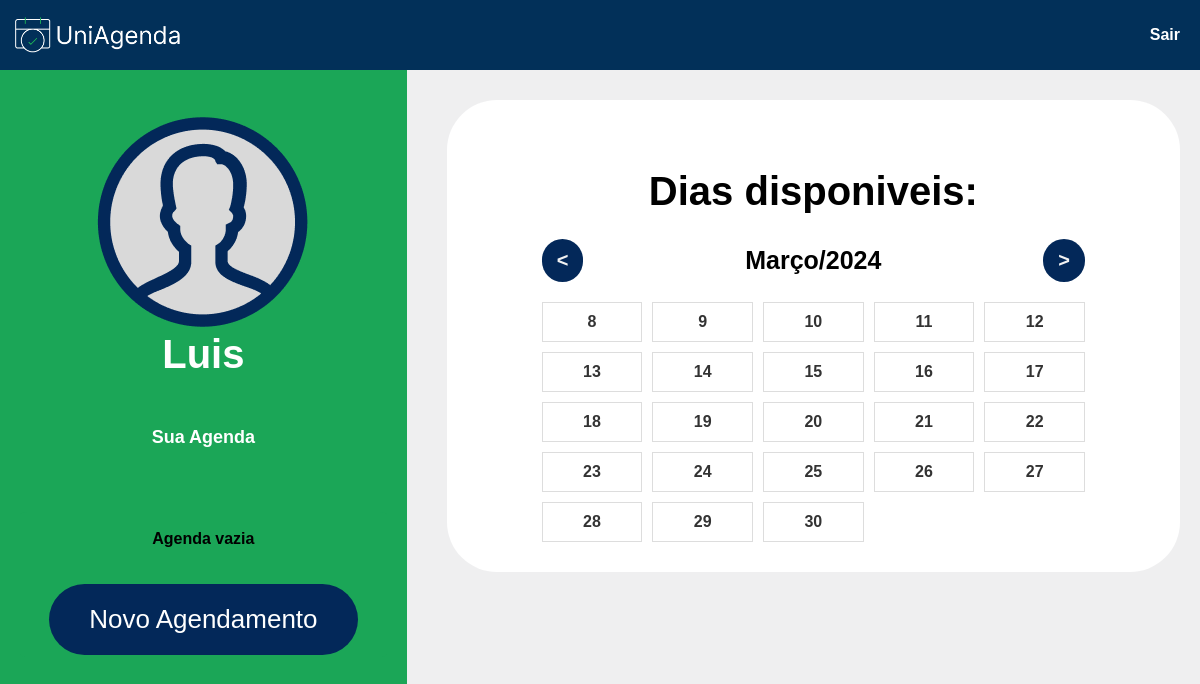
Page / (signed in) on the earlier database version.
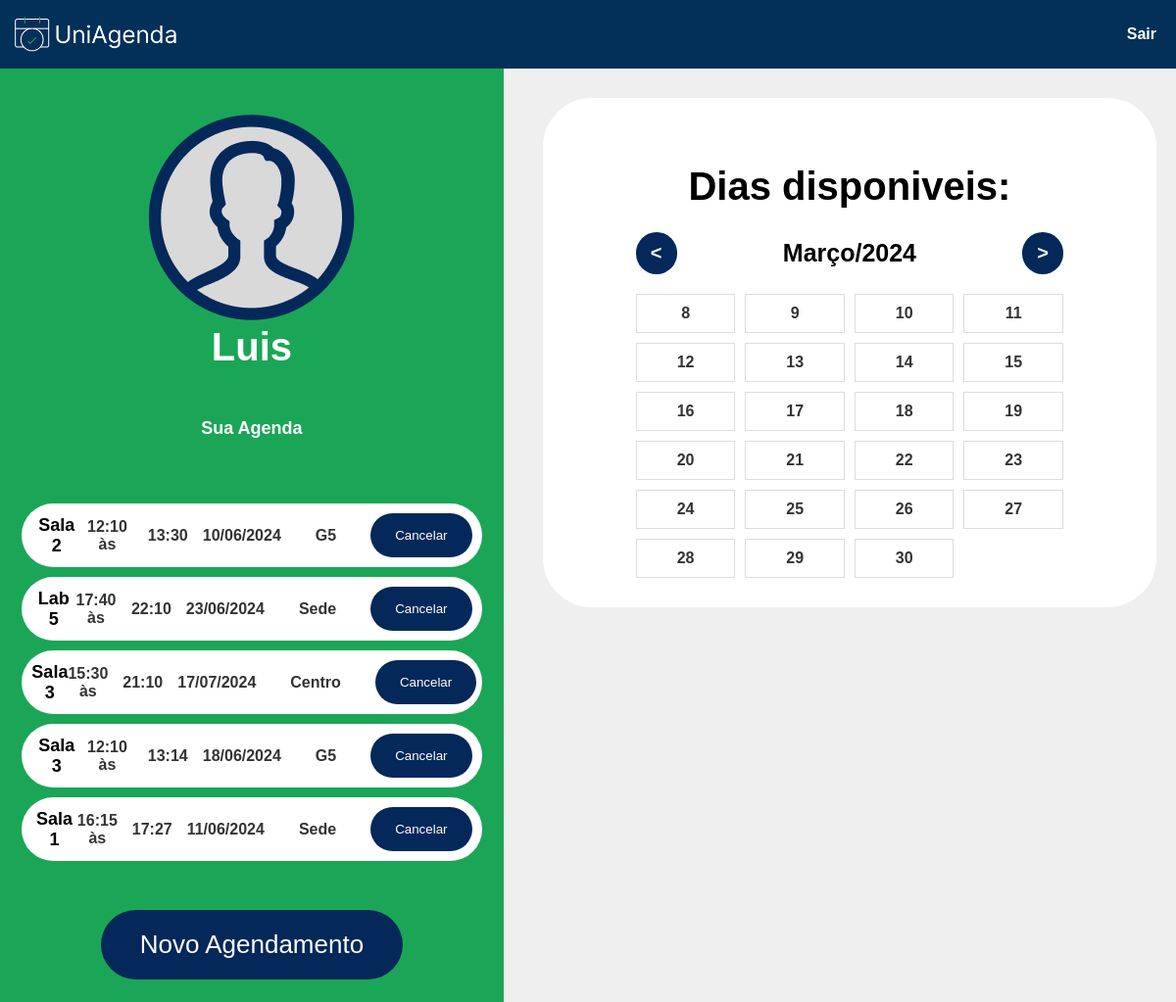
Same page on the later database version.
### UniAgendaPasta/models.py (models this page shows, shortened)
class User(db.Model):
    id = db.Column(db.Integer, primary_key=True)
    nome = db.Column(db.String(100), nullable=False)
    email = db.Column(db.String(100), nullable=False, unique=True)
    senha = db.Column(db.String(100), nullable=False)
    agendamentos = db.relationship('Agendamento', backref='autor', lazy=True)

class Agendamento(db.Model):
    id = db.Column(db.Integer, primary_key=True)
    data = db.Column(db.Date, nullable=False)
    hora_inicio = db.Column(db.DateTime, nullable=False)
    hora_fim = db.Column(db.DateTime, nullable=False)
    predio = db.Column(db.String(100), nullable=False)
    laboratorio = db.Column(db.String(100), nullable=False)
    id_usuario = db.Column(db.Integer, db.ForeignKey('user.id'), nullable=False)

### UniAgendaPasta/routes.py (the view)
@app.route('/')
def homePage():
    if 'email' in session:
        try:
            email_usuario = session['email']
            user = User.query.filter_by(email=email_usuario).first()
            if user:
                agendamentos = buscar_agendamentos_usuario(user.id)
            else:
                agendamentos = []
            return render_template('home2.html', session=user.nome, labs=labslista, predios=predioslista, agendamentos=agendamentos)
        except Exception as e:
            print(e)
            return render_template('home2.html', session=session['nome'], labs=labslista, predios=predioslista, agendamentos=[])
    else:
        return redirect('/login')

### UniAgendaPasta/routes.py (called while the page is built)
def buscar_agendamentos_usuario(usuario_id):
    try:
        agendamentos = Agendamento.query.filter_by(id_usuario=usuario_id).all()
        return agendamentos
    except Exception as e:
        print(e)
        return []

### UniAgendaPasta/templates/home2.html (shortened to what this page needs)
<!DOCTYPE html>
<html lang="pt-BR">
<head>
  <link rel="stylesheet" href="/static/css/home2.css">
</head>
<body>
  <header>
    <img style="height: 50px; padding-left: 10px;" src="/static/Group1.png" alt="logo">
    <a class="logout-btn" style="text-decoration: none;" href="/logout">Sair</a>
  </header>
  <main style="display: flex; justify-content: flex-start;">
    <section class="user-info">
      <div class="user-box">
        <img src="/static/userfotopadrao.png" alt="fotousuario">
        <h2 class="username">{{ session.capitalize() }}</h2>
        <h4 class="agenda">Sua Agenda</h4>
      </div>
      <div class="container1">
        {% if agendamentos %}
          <div class="agendamentos">
            {% for agendamento in agendamentos %}
              <div class="agendamento">
                <h3>{{ agendamento.laboratorio }}</h3>
                <div class="details">
                    <span class="hora">{{ agendamento.hora_inicio.strftime('%H:%M às') }}</span>
                    <span class="hora">{{ agendamento.hora_fim.strftime('%H:%M') }}</span>
                    <span class="date">{{ agendamento.data.strftime('%d/%m/%Y') }}</span>
                    <span class="room">{{ agendamento.predio }}</span>
                    <button class="cancel-btn">Cancelar</button>
                </div>
              </div>
            {% endfor %}
          </div>
        {% else %}
          <p>Agenda vazia</p>
        {% endif %}
        <button class="new-appointment-btn">Novo Agendamento</button>
      </div>
    </section>
    <section class="calendar">
      <div class="container">
        <h2 style="padding: 1%; font: 40px arial;font-weight: bold;color: black;">Dias disponiveis:</h2>
        <div class="calendar-nav">
          <button class="prev-month">&#60;</button>
          <span onclick="enviar()" class="current-month">Março/2024</span>
          <button class="next-month">&#62;</button>
        </div>
        <div class="calendar-grid">
        </div>
      </div>
    </section>
  </main>
</body>
</html>

### UniAgendaPasta/static/css/home2.css (style rules this page uses)
body { font-family: sans-serif; margin: 0; display: flex; flex-direction: column; height: 100vh; background-color: #efeff0; color: black; font-weight: bold; transition: 1s; }
header { background-color: #023059; color: #fff; display: flex; justify-content: space-between; width: 100%; position: absolute; top: 0; align-items: center; padding-top:10px; padding-bottom: 10px; }
main { flex: 1; margin-top: 30px; }
.container1 { background-color: #1BA657; max-width: 1000px; margin: 0 auto; text-align: center; border-radius: 2%; margin-top: 20px; padding: .5%; transition: 1s; }
.container { background-color: #fff; max-width: 1000px; margin: 0 auto; text-align: center; border-radius: 50px; margin-top: 50px; padding: 30px 95px; transition: 1s; }
.logout-btn { color: #fff; padding: 10px 20px; border: none; cursor: pointer; padding-right: 20px; }
.calendar { background-color: #efeff0; padding: 20px; flex: 2; }
h2 { font-size: 20px; margin-bottom: 20px; }
span { color: #333; }
.calendar-nav { display: flex; justify-content: space-between; align-items: center; margin-bottom: 20px; }
.prev-month, .next-month { font-weight: 900; font-size: 20px; color: #F2F2F2; background-color: #032859; border-radius: 50px; padding: 10px 15px; border: none; cursor: pointer; }
.current-month { color: black; font-size: 25px; }
.calendar-grid { display: grid; grid-template-columns: repeat(auto-fit, minmax(100px, 1fr)); gap: 10px; }
.user-info { background-color: #1BA657; padding: 20px; flex: 1; margin-right: 20px; }
.username { font-size: 40px; margin: -50px 20px 50px 20px; color: #fff; }
.agenda { font-size: 18px; color: #fff; }
.user-box { padding: 20px; text-align: center; }
.agendamentos { display: flex; flex-direction: column; margin-bottom: 20px; background-color: #1BA657; border: none; }
.agendamento { display: flex; align-items: center; padding: 10px; justify-content: space-between; background-color: #fff; margin-bottom: 10px; border-radius: 50px; }
.agendamento h3 { font-size: 18px; margin: 0; }
.details { display: flex; align-items: center; gap: 15px; }
.room { margin-right: 20px; }
.date { margin-right: 20px; }
.cancel-btn { background-color: #032859; color: #fff; padding: 15px 25px; border: none; border-radius: 50px; cursor: pointer; }
.new-appointment-btn { background-color: #032859; color: #fff; padding: 20px 40px; border: none; cursor: pointer; margin-top: 20px; font-size: 26px; border-radius: 50px; }

Differences in the rows shown:
added Agendamento: laboratorio "Sala 2", hora_inicio "12:10 às", hora_fim "13:30", data "10/06/2024", predio "G5"
added Agendamento: laboratorio "Lab 5", hora_inicio "17:40 às", hora_fim "22:10", data "23/06/2024", predio "Sede"
added Agendamento: laboratorio "Sala 3", hora_inicio "15:30 às", hora_fim "21:10", data "17/07/2024", predio "Centro"
added Agendamento: laboratorio "Sala 3", hora_inicio "12:10 às", hora_fim "13:14", data "18/06/2024", predio "G5"
added Agendamento: laboratorio "Sala 1", hora_inicio "16:15 às", hora_fim "17:27", data "11/06/2024", predio "Sede"
Other differences:
text no longer shown: "Agenda vazia"
